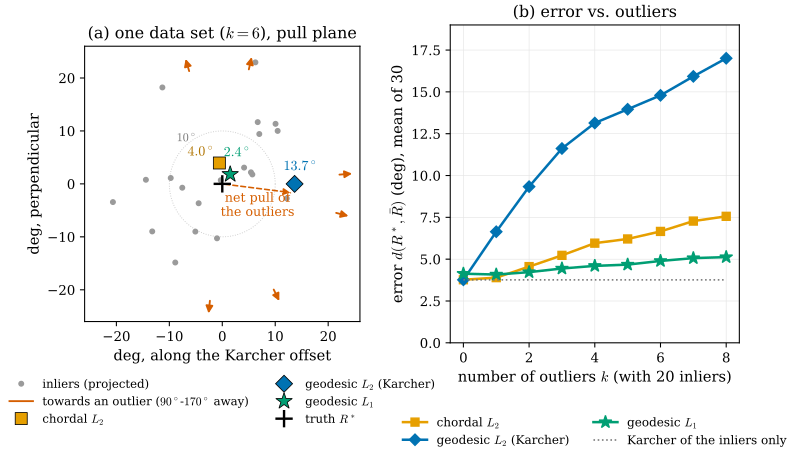

Write the Python code that produced this figure.
"""Figure 28.4.4: chordal L2, geodesic L2 (Karcher) and geodesic L1 means of rotations with outliers (Section 28.4).

Data (seed = trial index): a random true rotation R*; 20 inliers R* Exp(e_i), e_i ~ N(0, (10 deg)^2 I_3); k outliers
R* Exp(theta n), n uniform on S^2, theta uniform in [90, 170] deg.
Means (lib/dglie): chordal L2 = SVD projection of sum R_i (= the quaternion eigenvector method); geodesic L2 = Karcher
mean by the iteration of Tour 0.8 started at the chordal mean; geodesic L1 = Weiszfeld iteration in the tangent space
[Hartley13] started at the Karcher mean.
(a) one data set with k = 6 (trial 0), in degrees, projected to the "pull plane" spanned by the Karcher offset
    Log(R*^T R_Karcher) and the part of the chordal offset orthogonal to it (so these two errors are drawn to scale):
    gray dots = inliers (projected), red arrows on the outer ring = directions towards the 6 outliers (which are
    90-170 degrees away, outside the window; drawn on a 23.5-degree ring), dashed red arrow = the outliers' share (1/n) sum_out Log(R*^T R_i) of a
    Karcher step from R*, black + = R*, markers = the three means, each labelled with its true error angle.
(b) the error angle d(R*, mean) in degrees, averaged over 30 trials, as a function of k (0..8); gray dotted = the
    Karcher mean of the inliers only.
Self-check: the Karcher offset points along the outliers' net pull (within 15 deg); chordal SVD mean = quaternion eigenvector mean (1e-12); all means satisfy their optimality conditions
(sum Log = 0 for Karcher, Weiszfeld fixed point for L1); with k = 0 the three means agree within 1.5 deg on average.

Run from the project root:
``PYTHONPATH=tools python3 chapters/28-lie-groups-poses/figures/fig-28-4-4-rotation-averaging.py``
"""

import os
import pathlib
import sys

os.environ.setdefault("OMP_NUM_THREADS", "4")
os.environ.setdefault("OPENBLAS_NUM_THREADS", "4")
sys.path.insert(0, str(pathlib.Path(__file__).resolve().parents[1] / "lib"))
import dglie as L  # noqa: E402

import dgfig  # noqa: E402

dgfig.setup()

import matplotlib.pyplot as plt  # noqa: E402
import numpy as np  # noqa: E402

C = dgfig.COLORS
NIN, TRIALS, KS = 20, 30, list(range(9))


def make_data(k, seed):
    r = np.random.default_rng(seed)
    Rs = L.random_rotation(r)
    ins = [Rs @ L.expSO3(np.radians(10) * r.normal(size=3)) for _ in range(NIN)]
    outs = []
    for _ in range(k):
        n = r.normal(size=3)
        n /= np.linalg.norm(n)
        outs.append(Rs @ L.expSO3(np.radians(r.uniform(90, 170)) * n))
    return Rs, ins, outs


def means(Rlist):
    Rc = L.mean_chordal(Rlist)
    Rk, _ = L.mean_geodesic_L2(Rlist, R0=Rc)
    R1, _ = L.mean_geodesic_L1(Rlist, R0=Rk)
    return Rc, Rk, R1


err = np.zeros((len(KS), TRIALS, 3))
base = np.zeros((len(KS), TRIALS))
for a, k in enumerate(KS):
    for t in range(TRIALS):
        Rs, ins, outs = make_data(k, t)
        Rl = ins + outs
        Ms = means(Rl)
        err[a, t] = [np.degrees(L.rot_angle(Rs.T @ M)) for M in Ms]
        base[a, t] = np.degrees(L.rot_angle(Rs.T @ L.mean_geodesic_L2(ins)[0]))
        if t == 0:
            assert np.allclose(Ms[0], L.mean_quat_eig(Rl), atol=1e-12)
            assert np.linalg.norm(np.sum([L.logSO3(Ms[1].T @ R) for R in Rl], axis=0)) < 1e-9
assert np.mean(np.abs(err[0, :, 0] - err[0, :, 2])) < 1.5 and np.mean(np.abs(err[0, :, 1] - err[0, :, 2])) < 1.5
me = err.mean(axis=1)
print("mean error (deg), rows k = 0..8, columns chordal, Karcher, L1:")
print(np.round(me, 2))
print("inlier-only Karcher:", np.round(base.mean(axis=1)[0], 2))

Rs, ins, outs = make_data(6, 0)
Ms = means(ins + outs)
Wi = np.degrees(np.array([L.logSO3(Rs.T @ R) for R in ins]))
Wo = np.degrees(np.array([L.logSO3(Rs.T @ R) for R in outs]))
Wm = [np.degrees(L.logSO3(Rs.T @ M)) for M in Ms]          # chordal, Karcher, L1 (deg)
errs_a = [float(np.linalg.norm(w)) for w in Wm]
# the "pull plane": e1 along the Karcher offset, e2 along the part of the chordal offset orthogonal to it.
# Both offsets lie in this plane, so their distances to the truth are drawn without distortion.
e1 = Wm[1] / np.linalg.norm(Wm[1])
e2 = Wm[0] - (Wm[0] @ e1) * e1
e2 /= np.linalg.norm(e2)
P = np.vstack([e1, e2])
pull = Wo.sum(axis=0) / (len(ins) + len(outs))             # outliers' share of (1/n) sum Log(R*^T R_i)
assert abs(np.linalg.norm(P @ Wm[1]) - errs_a[1]) < 1e-9 and abs(np.linalg.norm(P @ Wm[0]) - errs_a[0]) < 1e-9
assert np.degrees(np.arccos(pull @ e1 / np.linalg.norm(pull))) < 15     # the Karcher mean moves along the net pull
assert errs_a[1] > 3 * errs_a[0] and errs_a[2] < errs_a[0]

fig, (ax, bx) = plt.subplots(1, 2, figsize=(8.8, 4.3), gridspec_kw=dict(wspace=0.32, width_ratios=[1, 1.05]))
RAD = 23.5
th = np.linspace(0, 2 * np.pi, 300)
ax.plot(10 * np.cos(th), 10 * np.sin(th), color="#CCCCCC", lw=0.7, ls=":")
ax.text(10 * np.cos(2.3), 10 * np.sin(2.3) + 0.6, r"$10^\circ$", fontsize=9, color=C["aux"], ha="center")
pi_ = Wi @ P.T
ax.plot(pi_[:, 0], pi_[:, 1], "o", color="#9A9A9A", ms=3.5, label="inliers (projected)", zorder=2)
for k_, w in enumerate(Wo):
    u = P @ w
    u = u / np.linalg.norm(u)
    ax.annotate("", xy=(RAD + 1.6) * u, xytext=(RAD - 1.8) * u,
                arrowprops=dict(arrowstyle="-|>", color=C["normal"], lw=1.4, mutation_scale=11), zorder=3)
ax.plot([], [], color=C["normal"], lw=1.4, label=r"towards an outlier ($90^\circ$-$170^\circ$ away)")
pp = P @ pull
ax.annotate("", xy=pp, xytext=(0, 0), arrowprops=dict(arrowstyle="-|>", color=C["normal"], lw=1.2, ls=(0, (3, 2)),
                                                       mutation_scale=10), zorder=4)
ax.text(pp[0] * 0.5, pp[1] * 0.5 - 5.2, "net pull of\nthe outliers", fontsize=9.5, color=C["normal"], ha="center")
mk = [("s", C["accent"], "chordal $L_2$"), ("D", C["tangent"], "geodesic $L_2$ (Karcher)"),
      ("*", C["third"], "geodesic $L_1$")]
offs = [(-3.4, 1.4), (1.2, 2.6), (1.4, 3.4)]
for w, (m, col, lab), er, (dx, dy) in zip(Wm, mk, errs_a, offs):
    q = P @ w
    ax.plot(q[0], q[1], m, color=col, ms=9 if m != "*" else 13, mec="black", mew=0.6, label=lab, zorder=6)
    ax.text(q[0] + dx, q[1] + dy, r"$%.1f^\circ$" % er, fontsize=10.5, color=col if m != "s" else "#B07400",
            ha="center", zorder=7)
ax.plot(0, 0, "+", color=C["main"], ms=13, mew=1.8, label=r"truth $R^*$", zorder=7)
ax.set_aspect("equal")
ax.set_xlim(-RAD - 2.5, RAD + 2.5)
ax.set_ylim(-RAD - 2.5, RAD + 2.5)
ax.set_xlabel("deg, along the Karcher offset")
ax.set_ylabel("deg, perpendicular")
ax.set_title(r"(a) one data set ($k = 6$), pull plane", fontsize=12)
ax.legend(loc="upper center", bbox_to_anchor=(0.5, -0.17), ncol=2, fontsize=8.8, frameon=False)

for c_, (m, col, lab) in enumerate(mk):
    bx.plot(KS, me[:, c_], marker=m, color=col, lw=1.9, ms=6 if m != "*" else 10, label=lab)
bx.plot(KS, base.mean(axis=1), color=C["aux"], lw=1.2, ls=":", label="Karcher of the inliers only")
bx.set_xlabel("number of outliers $k$ (with 20 inliers)")
bx.set_ylabel(r"error $d(R^*, \bar R)$ (deg), mean of 30")
bx.set_title("(b) error vs. outliers", fontsize=12)
bx.set_ylim(0, 19)
bx.legend(loc="upper center", bbox_to_anchor=(0.5, -0.2), ncol=2, fontsize=9, frameon=False)
bx.grid(True, color="#E5E5E5", lw=0.5)

dgfig.save(fig, __file__)
